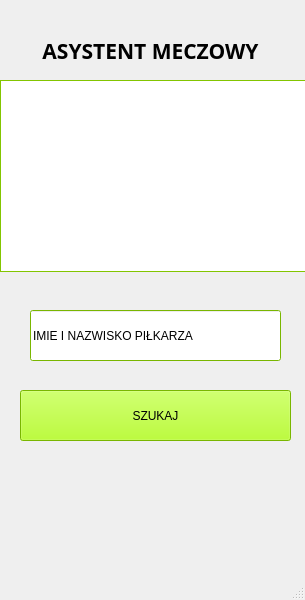
<?xml version="1.0" encoding="UTF-8"?>
<ui version="4.0">
 <class>MainWindow</class>
 <widget class="QMainWindow" name="MainWindow">
  <property name="geometry">
   <rect>
    <x>0</x>
    <y>0</y>
    <width>305</width>
    <height>600</height>
   </rect>
  </property>
  <property name="windowTitle">
   <string>MainWindow</string>
  </property>
  <widget class="QWidget" name="centralwidget">
   <property name="palette">
    <palette>
     <active>
      <colorrole role="WindowText">
       <brush brushstyle="SolidPattern">
        <color alpha="255">
         <red>0</red>
         <green>0</green>
         <blue>0</blue>
        </color>
       </brush>
      </colorrole>
      <colorrole role="Button">
       <brush brushstyle="SolidPattern">
        <color alpha="255">
         <red>170</red>
         <green>255</green>
         <blue>0</blue>
        </color>
       </brush>
      </colorrole>
      <colorrole role="Light">
       <brush brushstyle="SolidPattern">
        <color alpha="255">
         <red>212</red>
         <green>255</green>
         <blue>127</blue>
        </color>
       </brush>
      </colorrole>
      <colorrole role="Midlight">
       <brush brushstyle="SolidPattern">
        <color alpha="255">
         <red>191</red>
         <green>255</green>
         <blue>63</blue>
        </color>
       </brush>
      </colorrole>
      <colorrole role="Dark">
       <brush brushstyle="SolidPattern">
        <color alpha="255">
         <red>85</red>
         <green>127</green>
         <blue>0</blue>
        </color>
       </brush>
      </colorrole>
      <colorrole role="Mid">
       <brush brushstyle="SolidPattern">
        <color alpha="255">
         <red>113</red>
         <green>170</green>
         <blue>0</blue>
        </color>
       </brush>
      </colorrole>
      <colorrole role="Text">
       <brush brushstyle="SolidPattern">
        <color alpha="255">
         <red>0</red>
         <green>0</green>
         <blue>0</blue>
        </color>
       </brush>
      </colorrole>
      <colorrole role="BrightText">
       <brush brushstyle="SolidPattern">
        <color alpha="255">
         <red>255</red>
         <green>255</green>
         <blue>255</blue>
        </color>
       </brush>
      </colorrole>
      <colorrole role="ButtonText">
       <brush brushstyle="SolidPattern">
        <color alpha="255">
         <red>0</red>
         <green>0</green>
         <blue>0</blue>
        </color>
       </brush>
      </colorrole>
      <colorrole role="Base">
       <brush brushstyle="SolidPattern">
        <color alpha="255">
         <red>255</red>
         <green>255</green>
         <blue>255</blue>
        </color>
       </brush>
      </colorrole>
      <colorrole role="Window">
       <brush brushstyle="SolidPattern">
        <color alpha="255">
         <red>170</red>
         <green>255</green>
         <blue>0</blue>
        </color>
       </brush>
      </colorrole>
      <colorrole role="Shadow">
       <brush brushstyle="SolidPattern">
        <color alpha="255">
         <red>0</red>
         <green>0</green>
         <blue>0</blue>
        </color>
       </brush>
      </colorrole>
      <colorrole role="AlternateBase">
       <brush brushstyle="SolidPattern">
        <color alpha="255">
         <red>212</red>
         <green>255</green>
         <blue>127</blue>
        </color>
       </brush>
      </colorrole>
      <colorrole role="ToolTipBase">
       <brush brushstyle="SolidPattern">
        <color alpha="255">
         <red>255</red>
         <green>255</green>
         <blue>220</blue>
        </color>
       </brush>
      </colorrole>
      <colorrole role="ToolTipText">
       <brush brushstyle="SolidPattern">
        <color alpha="255">
         <red>0</red>
         <green>0</green>
         <blue>0</blue>
        </color>
       </brush>
      </colorrole>
      <colorrole role="PlaceholderText">
       <brush brushstyle="SolidPattern">
        <color alpha="128">
         <red>0</red>
         <green>0</green>
         <blue>0</blue>
        </color>
       </brush>
      </colorrole>
     </active>
     <inactive>
      <colorrole role="WindowText">
       <brush brushstyle="SolidPattern">
        <color alpha="255">
         <red>0</red>
         <green>0</green>
         <blue>0</blue>
        </color>
       </brush>
      </colorrole>
      <colorrole role="Button">
       <brush brushstyle="SolidPattern">
        <color alpha="255">
         <red>170</red>
         <green>255</green>
         <blue>0</blue>
        </color>
       </brush>
      </colorrole>
      <colorrole role="Light">
       <brush brushstyle="SolidPattern">
        <color alpha="255">
         <red>212</red>
         <green>255</green>
         <blue>127</blue>
        </color>
       </brush>
      </colorrole>
      <colorrole role="Midlight">
       <brush brushstyle="SolidPattern">
        <color alpha="255">
         <red>191</red>
         <green>255</green>
         <blue>63</blue>
        </color>
       </brush>
      </colorrole>
      <colorrole role="Dark">
       <brush brushstyle="SolidPattern">
        <color alpha="255">
         <red>85</red>
         <green>127</green>
         <blue>0</blue>
        </color>
       </brush>
      </colorrole>
      <colorrole role="Mid">
       <brush brushstyle="SolidPattern">
        <color alpha="255">
         <red>113</red>
         <green>170</green>
         <blue>0</blue>
        </color>
       </brush>
      </colorrole>
      <colorrole role="Text">
       <brush brushstyle="SolidPattern">
        <color alpha="255">
         <red>0</red>
         <green>0</green>
         <blue>0</blue>
        </color>
       </brush>
      </colorrole>
      <colorrole role="BrightText">
       <brush brushstyle="SolidPattern">
        <color alpha="255">
         <red>255</red>
         <green>255</green>
         <blue>255</blue>
        </color>
       </brush>
      </colorrole>
      <colorrole role="ButtonText">
       <brush brushstyle="SolidPattern">
        <color alpha="255">
         <red>0</red>
         <green>0</green>
         <blue>0</blue>
        </color>
       </brush>
      </colorrole>
      <colorrole role="Base">
       <brush brushstyle="SolidPattern">
        <color alpha="255">
         <red>255</red>
         <green>255</green>
         <blue>255</blue>
        </color>
       </brush>
      </colorrole>
      <colorrole role="Window">
       <brush brushstyle="SolidPattern">
        <color alpha="255">
         <red>170</red>
         <green>255</green>
         <blue>0</blue>
        </color>
       </brush>
      </colorrole>
      <colorrole role="Shadow">
       <brush brushstyle="SolidPattern">
        <color alpha="255">
         <red>0</red>
         <green>0</green>
         <blue>0</blue>
        </color>
       </brush>
      </colorrole>
      <colorrole role="AlternateBase">
       <brush brushstyle="SolidPattern">
        <color alpha="255">
         <red>212</red>
         <green>255</green>
         <blue>127</blue>
        </color>
       </brush>
      </colorrole>
      <colorrole role="ToolTipBase">
       <brush brushstyle="SolidPattern">
        <color alpha="255">
         <red>255</red>
         <green>255</green>
         <blue>220</blue>
        </color>
       </brush>
      </colorrole>
      <colorrole role="ToolTipText">
       <brush brushstyle="SolidPattern">
        <color alpha="255">
         <red>0</red>
         <green>0</green>
         <blue>0</blue>
        </color>
       </brush>
      </colorrole>
      <colorrole role="PlaceholderText">
       <brush brushstyle="SolidPattern">
        <color alpha="128">
         <red>0</red>
         <green>0</green>
         <blue>0</blue>
        </color>
       </brush>
      </colorrole>
     </inactive>
     <disabled>
      <colorrole role="WindowText">
       <brush brushstyle="SolidPattern">
        <color alpha="255">
         <red>85</red>
         <green>127</green>
         <blue>0</blue>
        </color>
       </brush>
      </colorrole>
      <colorrole role="Button">
       <brush brushstyle="SolidPattern">
        <color alpha="255">
         <red>170</red>
         <green>255</green>
         <blue>0</blue>
        </color>
       </brush>
      </colorrole>
      <colorrole role="Light">
       <brush brushstyle="SolidPattern">
        <color alpha="255">
         <red>212</red>
         <green>255</green>
         <blue>127</blue>
        </color>
       </brush>
      </colorrole>
      <colorrole role="Midlight">
       <brush brushstyle="SolidPattern">
        <color alpha="255">
         <red>191</red>
         <green>255</green>
         <blue>63</blue>
        </color>
       </brush>
      </colorrole>
      <colorrole role="Dark">
       <brush brushstyle="SolidPattern">
        <color alpha="255">
         <red>85</red>
         <green>127</green>
         <blue>0</blue>
        </color>
       </brush>
      </colorrole>
      <colorrole role="Mid">
       <brush brushstyle="SolidPattern">
        <color alpha="255">
         <red>113</red>
         <green>170</green>
         <blue>0</blue>
        </color>
       </brush>
      </colorrole>
      <colorrole role="Text">
       <brush brushstyle="SolidPattern">
        <color alpha="255">
         <red>85</red>
         <green>127</green>
         <blue>0</blue>
        </color>
       </brush>
      </colorrole>
      <colorrole role="BrightText">
       <brush brushstyle="SolidPattern">
        <color alpha="255">
         <red>255</red>
         <green>255</green>
         <blue>255</blue>
        </color>
       </brush>
      </colorrole>
      <colorrole role="ButtonText">
       <brush brushstyle="SolidPattern">
        <color alpha="255">
         <red>85</red>
         <green>127</green>
         <blue>0</blue>
        </color>
       </brush>
      </colorrole>
      <colorrole role="Base">
       <brush brushstyle="SolidPattern">
        <color alpha="255">
         <red>170</red>
         <green>255</green>
         <blue>0</blue>
        </color>
       </brush>
      </colorrole>
      <colorrole role="Window">
       <brush brushstyle="SolidPattern">
        <color alpha="255">
         <red>170</red>
         <green>255</green>
         <blue>0</blue>
        </color>
       </brush>
      </colorrole>
      <colorrole role="Shadow">
       <brush brushstyle="SolidPattern">
        <color alpha="255">
         <red>0</red>
         <green>0</green>
         <blue>0</blue>
        </color>
       </brush>
      </colorrole>
      <colorrole role="AlternateBase">
       <brush brushstyle="SolidPattern">
        <color alpha="255">
         <red>170</red>
         <green>255</green>
         <blue>0</blue>
        </color>
       </brush>
      </colorrole>
      <colorrole role="ToolTipBase">
       <brush brushstyle="SolidPattern">
        <color alpha="255">
         <red>255</red>
         <green>255</green>
         <blue>220</blue>
        </color>
       </brush>
      </colorrole>
      <colorrole role="ToolTipText">
       <brush brushstyle="SolidPattern">
        <color alpha="255">
         <red>0</red>
         <green>0</green>
         <blue>0</blue>
        </color>
       </brush>
      </colorrole>
      <colorrole role="PlaceholderText">
       <brush brushstyle="SolidPattern">
        <color alpha="128">
         <red>0</red>
         <green>0</green>
         <blue>0</blue>
        </color>
       </brush>
      </colorrole>
     </disabled>
    </palette>
   </property>
   <widget class="QPushButton" name="pushButton">
    <property name="geometry">
     <rect>
      <x>20</x>
      <y>390</y>
      <width>271</width>
      <height>51</height>
     </rect>
    </property>
    <property name="sizePolicy">
     <sizepolicy hsizetype="Fixed" vsizetype="Fixed">
      <horstretch>0</horstretch>
      <verstretch>0</verstretch>
     </sizepolicy>
    </property>
    <property name="layoutDirection">
     <enum>Qt::LeftToRight</enum>
    </property>
    <property name="text">
     <string>SZUKAJ</string>
    </property>
   </widget>
   <widget class="QLabel" name="label">
    <property name="geometry">
     <rect>
      <x>0</x>
      <y>30</y>
      <width>301</width>
      <height>41</height>
     </rect>
    </property>
    <property name="font">
     <font>
      <family>Arial Black</family>
      <pointsize>16</pointsize>
      <weight>75</weight>
      <bold>true</bold>
     </font>
    </property>
    <property name="text">
     <string>ASYSTENT MECZOWY</string>
    </property>
    <property name="textFormat">
     <enum>Qt::AutoText</enum>
    </property>
    <property name="alignment">
     <set>Qt::AlignCenter</set>
    </property>
   </widget>
   <widget class="QLineEdit" name="lineEdit">
    <property name="geometry">
     <rect>
      <x>30</x>
      <y>310</y>
      <width>251</width>
      <height>51</height>
     </rect>
    </property>
    <property name="text">
     <string>IMIE I NAZWISKO PIŁKARZA</string>
    </property>
   </widget>
   <widget class="QGraphicsView" name="graphicsView">
    <property name="geometry">
     <rect>
      <x>0</x>
      <y>80</y>
      <width>311</width>
      <height>192</height>
     </rect>
    </property>
    <property name="backgroundBrush">
     <brush brushstyle="SolidPattern">
      <color alpha="255">
       <red>12</red>
       <green>10</green>
       <blue>0</blue>
      </color>
     </brush>
    </property>
    <property name="dragMode">
     <enum>QGraphicsView::ScrollHandDrag</enum>
    </property>
   </widget>
  </widget>
  <widget class="QMenuBar" name="menubar">
   <property name="geometry">
    <rect>
     <x>0</x>
     <y>0</y>
     <width>305</width>
     <height>20</height>
    </rect>
   </property>
  </widget>
  <widget class="QStatusBar" name="statusBar"/>
 </widget>
 <resources/>
 <connections/>
</ui>
